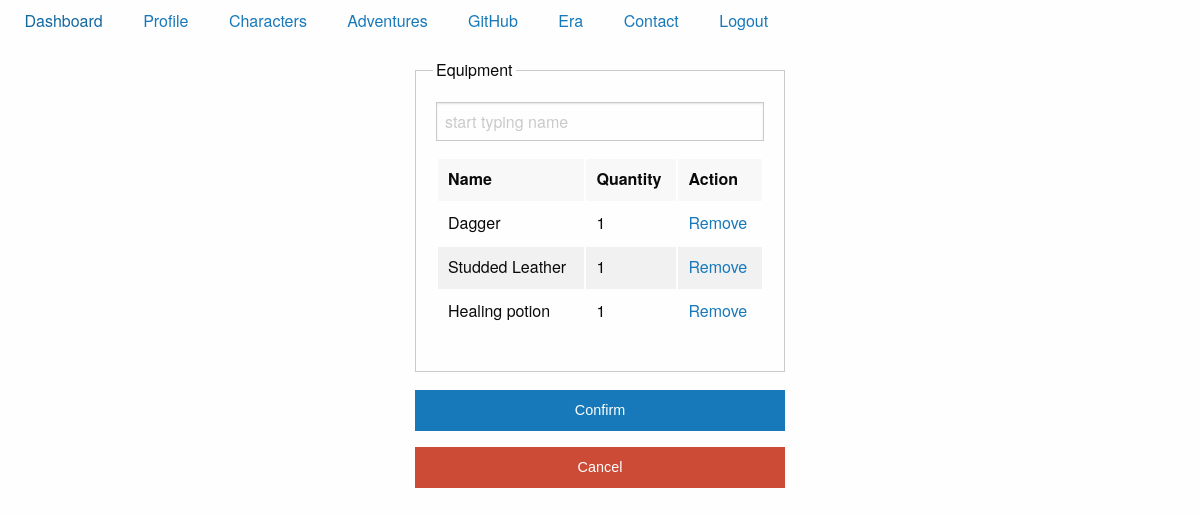
The app's page /private/characters/manageEquipment.php?id=3 (signed in) with its own data.
### tables this page shows
create table pc_equipment(
pc 	int not null,
equipment 			int not null,
quantity int default 1
);

create table equipment(
id int not null primary key auto_increment,
name varchar(50),
type varchar(50),
distance int,
dmg varchar(50),
ac int
);

### private/characters/manageEquipment.php (the view, shortened to what this page needs)
<?php
include_once '../../config.php'; checkLogin();
if(isset($_GET["id"])) {
	$query = "select * from pc where id = :id";
	$stmt = $conn->prepare($query);
	$stmt->execute(array("id" => $_GET["id"]));
	$entity = $stmt->fetch(PDO::FETCH_OBJ);
}
?>
<!doctype html>
<html class="no-js" lang="en" dir="ltr">
	<head>
		<?php
		include_once '../../templates/head.php';
		?>
		<link rel="stylesheet" href="//code.jquery.com/ui/1.12.1/themes/base/jquery-ui.css">
	</head>
	<body>
		<?php include_once '../../templates/menu.php'; ?>
		<form method="post">
		<div class="large-4 columns large-centered">
						<fieldset class="fieldset">
						<legend>Equipment</legend>
						<input id="cond" type="text" placeholder="start typing name" />
						<table>
							<thead>
								<tr>
									<th>Name</th>
									<th>Quantity</th>
									<th>Action</th>
								</tr>
							</thead>
							<tbody id="equipment">
								<?php
								$query = "select b.quantity, a.name, a.dmg, a.ac, a.type, a.id
										from equipment a
										inner join pc_equipment b on a.id = b.equipment
										where b.pc =" . $entity->id;
								$stmt = $conn->prepare($query);
								$stmt->execute();
								$result = $stmt->fetchAll(PDO::FETCH_OBJ);
										foreach ($result as $row) :
										?>
										<tr id="row_<?php echo $row->id; ?>">
											<td><?php echo $row->name; ?></td>
											<td><?php echo $row->quantity; ?></td>
											<td><a href="#" class="remove" id="r_<?php echo $row->id; ?>">Remove</a></td>
										</tr>
										<?php endforeach; ?>
							</tbody>
						</table>
						</fieldset>
						<input class="succes button expanded"  name="submit" type="submit" value="Confirm" />
						<input class="alert button expanded"  name="cancel" type="submit" value="Cancel" />
					</div>
		</form>
	</body>
</html>

### records on screen
pc_equipment: equipment.name "Dagger", quantity "1"
pc_equipment: equipment.name "Studded Leather", quantity "1"
pc_equipment: equipment.name "Healing potion", quantity "1"
